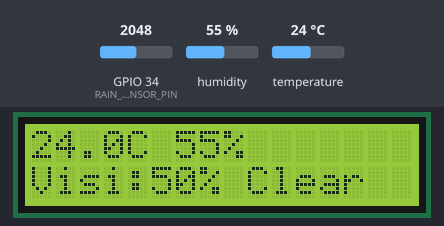
Recording of a sketch running on a simulated ESP32. Parts: 16×2 character LCD. The test bench sets the inputs (shaded band); at power-on: GPIO 34 (RAIN_SENSOR_PIN) = 2048, humidity 55 %, temperature 24 °C. WiFi joins after 1.5 s; servers stay silent unless stated; what the sketch prints to the serial monitor is not drawn.

Above: at 6.1 s.
6.2 s: GPIO 34 (RAIN_SENSOR_PIN) set to 1928
At 8.1 s:
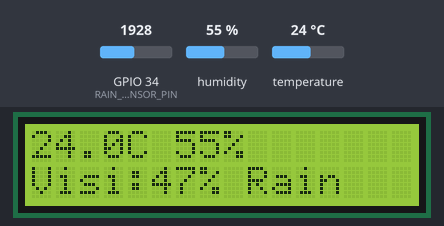
8.9 s: humidity set to 22 %
At 9.6 s:
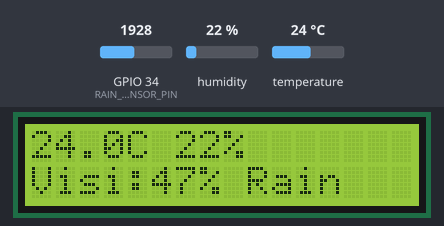
11.6 s: temperature set to 12 °C
At 13.8 s:
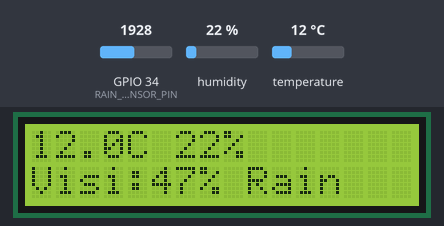
14.5 s: GPIO 34 (RAIN_SENSOR_PIN) set to 2040
At 16.5 s:
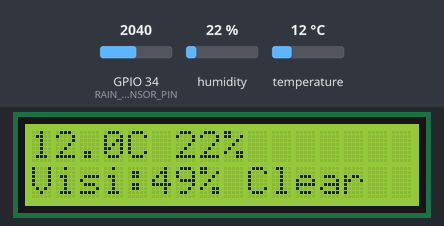
17.2 s: humidity set to 40 %
At 19.6 s:
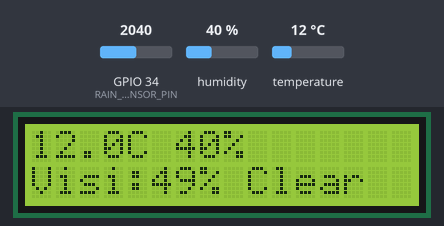
20.6 s: GPIO 34 (RAIN_SENSOR_PIN) set to 1960
At 22.3 s:
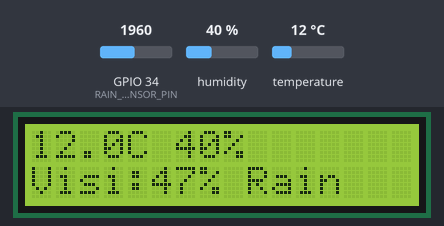
Timing chart, 0 to 23.8 s (numbered marks = the images above; inputs shaded):
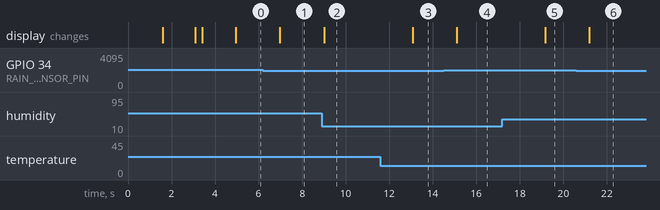

Measured:
- the behaviour switches between 2000 and 1999 on GPIO 34 (RAIN_SENSOR_PIN) (found by bisection; images 0 and 1)
- after the input at 6.2 s, the display: changes after 0.78 s (image 1)
- after the input at 8.9 s, the display: changes after 0.11 s (image 2)
- after the input at 11.6 s, the display: changes after 1.5 s (image 3)
- after the input at 14.5 s, the display: changes after 0.61 s (image 4)
- after the input at 17.2 s, the display: changes after 2.0 s (image 5)
- after the input at 20.6 s, the display: changes after 0.60 s (image 6)

The sketch:

IOT_PART_Sayf_Way_project.ino
```cpp
#include <DHT.h>
#include <DHT_U.h>
#include <Adafruit_Sensor.h>

#define BLYNK_TEMPLATE_ID "TMPL2xYgMdj8e"
#define BLYNK_TEMPLATE_NAME "SafeWAY"
#define BLYNK_AUTH_TOKEN "feAn__uI_ResBbiHpK0VrLpyGdR-sE2B"
#define BLYNK_PRINT Serial

#include <WiFi.h>
#include <BlynkSimpleEsp32.h>

// LCD I2C
#include <Wire.h>
#include <LiquidCrystal_I2C.h>
LiquidCrystal_I2C lcd(0x27, 16, 2); // Adresse I2C 0x27 (changer si nécessaire)

// Wi-Fi credentials
const char* ssid = "ORANGE_8778";
const char* password = "74MvbuiG";

// Rain sensor pin
#define RAIN_SENSOR_PIN 34

// DHT22 sensor pin and setup
#define DHTPIN 33
#define DHTTYPE DHT22
DHT dht(DHTPIN, DHTTYPE);

// Variables to track rain detection
bool isRaining = false;
bool lastRainState = false;

// Visibility threshold
#define VISIBILITY_THRESHOLD 1000

void setup() {
  Serial.begin(115200);

  // LCD Init
  lcd.init();
  lcd.backlight();
  lcd.setCursor(0, 0);
  lcd.print("SafeWAY Init...");

  // Connect to Wi-Fi
  Serial.println("Connecting to Wi-Fi...");
  WiFi.begin(ssid, password);
  while (WiFi.status() != WL_CONNECTED) {
    delay(500);
    Serial.print(".");
  }
  Serial.println("\nConnected to Wi-Fi!");
  lcd.setCursor(0, 1);
  lcd.print("WiFi Connected");
  delay(1500);
  lcd.clear();

  // Start Blynk
  Blynk.begin(BLYNK_AUTH_TOKEN, ssid, password);

  // Initialize DHT sensor
  dht.begin();
  Serial.println("DHT22 sensor initialized.");
  lcd.setCursor(0, 0);
  lcd.print("System Ready");
  delay(1500);
  lcd.clear();
}

void loop() {
  Blynk.run();

  // Read rain sensor value
  int rainValue = analogRead(RAIN_SENSOR_PIN);
  isRaining = (rainValue < 2000); // Adjust this value for your specific sensor

  Serial.print("Rain Value: ");
  Serial.print(rainValue);
  Serial.print(" | Is Raining: ");
  Serial.println(isRaining ? "Yes" : "No");

  // Read temperature and humidity from DHT22
  float temperature = dht.readTemperature();
  float humidity = dht.readHumidity();

  int visibility = map(rainValue, 0, 4095, 0, 100);

  if (isnan(temperature) || isnan(humidity)) {
    Serial.println("Failed to read from DHT sensor!");
    lcd.clear();
    lcd.setCursor(0, 0);
    lcd.print("Sensor Error");
  } else {
    // Serial output
    Serial.print("Temperature: ");
    Serial.print(temperature);
    Serial.print(" °C | Humidity: ");
    Serial.print(humidity);
    Serial.println(" %");

    // LCD display
    lcd.clear();
    lcd.setCursor(0, 0);
    lcd.print(String(temperature, 1) + "C " + String(humidity, 0) + "%");
    lcd.setCursor(0, 1);
    lcd.print("Visi:" + String(visibility) + "% ");
    lcd.print(isRaining ? "Rain" : "Clear");

    // Blynk
    Blynk.virtualWrite(V0, temperature);
    Blynk.virtualWrite(V1, humidity);
  }

  // Send visibility value to Blynk
  Blynk.virtualWrite(V2, visibility);

  // Log event if rain state changes
  if (isRaining != lastRainState) {
    if (isRaining) {
      Blynk.logEvent("rain_alarm", "Rain detected! Take action.");
      Serial.println("Rain detected! Notification sent.");
    } else {
      Serial.println("Rain stopped.");
    }
    lastRainState = isRaining;
  }

  // Send rain state to Blynk
  Blynk.virtualWrite(V3, isRaining ? 1 : 0);

  delay(2000);
}
```
